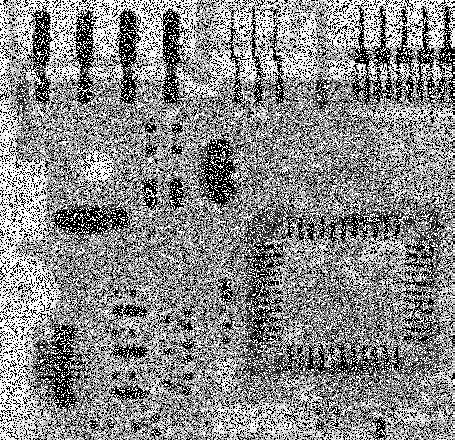
#> input picture images/Anh_nhieu_de_loc_trung_vi_thich_nghi.tif, 455 x 440 px, found by its file name
$ python TviTnghi.py
#> lines starting #> are read from the running program, lines starting #| are printed output that depends on the picture
import numpy as np
import cv2
import matplotlib.pyplot as plt


def Loc_Trung_vi_Thich_nghi(img, Smax):
#> called with Smax = 7
    m, n = img.shape
#> m = 440; n = 455
    img_ket_qua_anh_loc = np.zeros((m, n)).astype(float)
    # Đệm viền ảnh theo kích thước cửa sổ tối đa Smax để không bao giờ bị vượt biên
    h_max = (Smax - 1) // 2
    padded_img = np.pad(img, (h_max, h_max), mode='reflect')
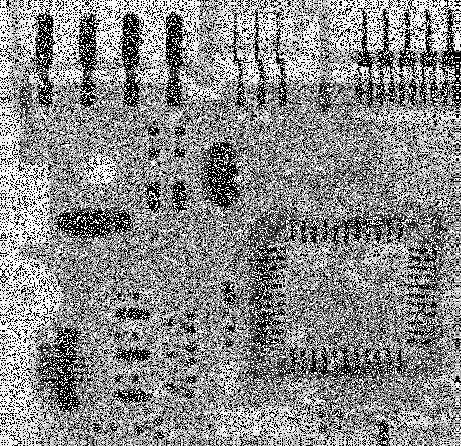
#> padded_img: shape (446, 461) float64; min 0, max 255, mean 138.7

    for i in range(m):
        for j in range(n):
            # Tọa độ tương ứng trên ảnh đã đệm viền
            x = i + h_max
            y = j + h_max

            # Khởi tạo kích thước cửa sổ lọc ban đầu Sxy = 3
            ksize = 3
            z_xy = padded_img[x, y]

            while True:
                h = (ksize - 1) // 2
                vung_anh = padded_img[x - h: x + h + 1, y - h: y + h + 1]

                z_min = np.min(vung_anh)
                z_max = np.max(vung_anh)
                z_med = np.median(vung_anh)

                # LEVEL A
                A1 = z_med - z_min
                A2 = z_med - z_max
                if A1 > 0 and A2 < 0:
                    # z_min < z_med < z_max -> Chuyển sang LEVEL B
                    B1 = z_xy - z_min
                    B2 = z_xy - z_max
                    if B1 > 0 and B2 < 0:
                        # z_min < z_xy < z_max -> z_xy không phải nhiễu
                        img_ket_qua_anh_loc[i, j] = z_xy
                    else:
                        # z_xy là nhiễu xung -> thay bằng z_med
                        img_ket_qua_anh_loc[i, j] = z_med
                    break
                else:
                    # z_med là nhiễu xung -> Tăng kích thước cửa sổ lọc Sxy
                    ksize += 2
                    if ksize <= Smax:
                        # Lặp lại Level A với cửa sổ lớn hơn
                        continue
                    else:
                        # Vượt quá kích thước Smax cho phép -> xuất z_med
                        img_ket_qua_anh_loc[i, j] = z_med
                        break
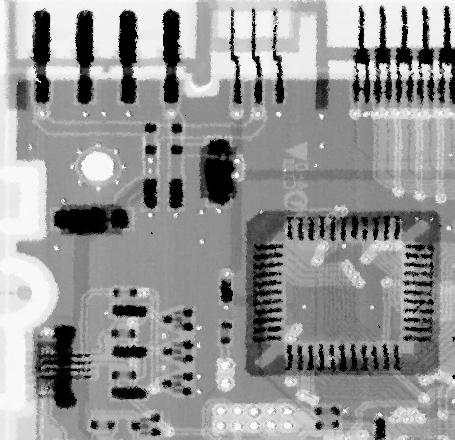
#> img_ket_qua_anh_loc: shape (440, 455) float64; min 0, max 255, mean 148.9
    return np.uint8(np.clip(img_ket_qua_anh_loc, 0, 255))

if __name__ == "__main__":
    img_nhieu = cv2.imread('../Images/Anh_nhieu_de_loc_trung_vi_thich_nghi.tif', 0).astype(float)
    Smax = 7
    img_ket_qua_AMF = Loc_Trung_vi_Thich_nghi(img_nhieu, Smax)

    fig = plt.figure(figsize=(12, 6))
    (ax1, ax2) = fig.subplots(1, 2)

    ax1.imshow(img_nhieu, cmap='gray')
    ax1.set_title("Ảnh gốc bị nhiễu muối tiêu mật độ cao")
    ax1.axis("off")

    ax2.imshow(img_ket_qua_AMF, cmap='gray')
    ax2.set_title(f"Ảnh sau lọc Trung vị thích nghi (Smax = {Smax})")
    ax2.axis("off")

    plt.show()
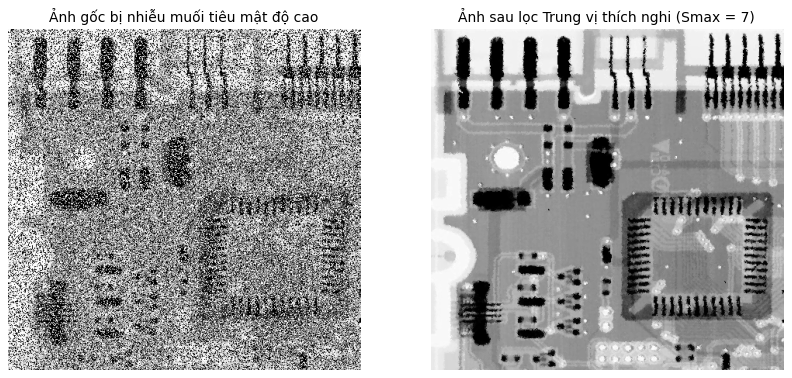
#> figure drawn by matplotlib, 2 panels
